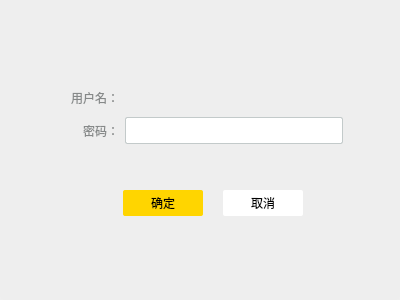
<?xml version="1.0" encoding="UTF-8"?>
<ui version="4.0">
 <class>unlockWgt</class>
 <widget class="QWidget" name="unlockWgt">
  <property name="geometry">
   <rect>
    <x>0</x>
    <y>0</y>
    <width>400</width>
    <height>300</height>
   </rect>
  </property>
  <property name="windowTitle">
   <string>Form</string>
  </property>
  <property name="styleSheet">
   <string notr="true">QLabel{
font:12px &quot;微软雅黑&quot;;
}
QPushButton{
font:12px &quot;微软雅黑&quot;;
}</string>
  </property>
  <layout class="QHBoxLayout" name="horizontalLayout">
   <property name="spacing">
    <number>0</number>
   </property>
   <property name="leftMargin">
    <number>0</number>
   </property>
   <property name="topMargin">
    <number>0</number>
   </property>
   <property name="rightMargin">
    <number>0</number>
   </property>
   <property name="bottomMargin">
    <number>0</number>
   </property>
   <item>
    <widget class="QWidget" name="widget" native="true">
     <property name="styleSheet">
      <string notr="true">#widget{
background:#eeeeee;
border-bottom-left-radius:4px;
border-bottom-right-radius:4px;
}</string>
     </property>
     <layout class="QGridLayout" name="gridLayout">
      <item row="2" column="2">
       <spacer name="horizontalSpacer_2">
        <property name="orientation">
         <enum>Qt::Horizontal</enum>
        </property>
        <property name="sizeHint" stdset="0">
         <size>
          <width>40</width>
          <height>20</height>
         </size>
        </property>
       </spacer>
      </item>
      <item row="2" column="0">
       <spacer name="horizontalSpacer">
        <property name="orientation">
         <enum>Qt::Horizontal</enum>
        </property>
        <property name="sizeHint" stdset="0">
         <size>
          <width>40</width>
          <height>20</height>
         </size>
        </property>
       </spacer>
      </item>
      <item row="2" column="1">
       <layout class="QHBoxLayout" name="horizontalLayout_3">
        <property name="spacing">
         <number>6</number>
        </property>
        <item>
         <widget class="QLabel" name="passwdLabel">
          <property name="minimumSize">
           <size>
            <width>55</width>
            <height>0</height>
           </size>
          </property>
          <property name="styleSheet">
           <string notr="true">
font-size:12px;
color:#868989;
line-height:12px;
text-align:right;</string>
          </property>
          <property name="text">
           <string>密码：</string>
          </property>
          <property name="alignment">
           <set>Qt::AlignRight|Qt::AlignTrailing|Qt::AlignVCenter</set>
          </property>
         </widget>
        </item>
        <item>
         <widget class="QLineEdit" name="passwdLineEdit">
          <property name="minimumSize">
           <size>
            <width>218</width>
            <height>27</height>
           </size>
          </property>
          <property name="maximumSize">
           <size>
            <width>218</width>
            <height>27</height>
           </size>
          </property>
          <property name="styleSheet">
           <string notr="true">#passwdLineEdit{
background:#ffffff;
border:1px solid #c3caca;
border-radius:2px;
font-family:&quot;微软雅黑&quot;;
font-size:12px;
color:#323434;
letter-spacing:1px;
text-align:justify;
	padding-left:10px;
}
#passwdLineEdit:hover{
border:1px solid blue;
}
</string>
          </property>
         </widget>
        </item>
       </layout>
      </item>
      <item row="4" column="1">
       <spacer name="verticalSpacer_3">
        <property name="orientation">
         <enum>Qt::Vertical</enum>
        </property>
        <property name="sizeType">
         <enum>QSizePolicy::Maximum</enum>
        </property>
        <property name="sizeHint" stdset="0">
         <size>
          <width>20</width>
          <height>20</height>
         </size>
        </property>
       </spacer>
      </item>
      <item row="0" column="1">
       <spacer name="verticalSpacer">
        <property name="orientation">
         <enum>Qt::Vertical</enum>
        </property>
        <property name="sizeHint" stdset="0">
         <size>
          <width>20</width>
          <height>40</height>
         </size>
        </property>
       </spacer>
      </item>
      <item row="5" column="1">
       <layout class="QHBoxLayout" name="horizontalLayout_4">
        <property name="spacing">
         <number>0</number>
        </property>
        <item>
         <spacer name="horizontalSpacer_3">
          <property name="orientation">
           <enum>Qt::Horizontal</enum>
          </property>
          <property name="sizeType">
           <enum>QSizePolicy::Fixed</enum>
          </property>
          <property name="sizeHint" stdset="0">
           <size>
            <width>65</width>
            <height>20</height>
           </size>
          </property>
         </spacer>
        </item>
        <item>
         <widget class="QPushButton" name="confirmBtn">
          <property name="minimumSize">
           <size>
            <width>80</width>
            <height>26</height>
           </size>
          </property>
          <property name="maximumSize">
           <size>
            <width>80</width>
            <height>26</height>
           </size>
          </property>
          <property name="styleSheet">
           <string notr="true">#confirmBtn{
background:#ffd500;
border-radius:2px;
}
#confirmBtn:pressed{
margin:1px;
}
</string>
          </property>
          <property name="text">
           <string>确定</string>
          </property>
         </widget>
        </item>
        <item>
         <spacer name="horizontalSpacer_5">
          <property name="orientation">
           <enum>Qt::Horizontal</enum>
          </property>
          <property name="sizeType">
           <enum>QSizePolicy::Fixed</enum>
          </property>
          <property name="sizeHint" stdset="0">
           <size>
            <width>20</width>
            <height>20</height>
           </size>
          </property>
         </spacer>
        </item>
        <item>
         <widget class="QPushButton" name="cancelBtn">
          <property name="minimumSize">
           <size>
            <width>80</width>
            <height>26</height>
           </size>
          </property>
          <property name="maximumSize">
           <size>
            <width>80</width>
            <height>26</height>
           </size>
          </property>
          <property name="styleSheet">
           <string notr="true">#cancelBtn{
background:#ffffff;
border-radius:2px;
}
#cancelBtn:pressed{
margin:1px;
}</string>
          </property>
          <property name="text">
           <string>取消</string>
          </property>
         </widget>
        </item>
        <item>
         <spacer name="horizontalSpacer_4">
          <property name="orientation">
           <enum>Qt::Horizontal</enum>
          </property>
          <property name="sizeHint" stdset="0">
           <size>
            <width>40</width>
            <height>20</height>
           </size>
          </property>
         </spacer>
        </item>
       </layout>
      </item>
      <item row="1" column="1">
       <layout class="QHBoxLayout" name="horizontalLayout_2">
        <property name="spacing">
         <number>6</number>
        </property>
        <item>
         <widget class="QLabel" name="usernameLabel">
          <property name="minimumSize">
           <size>
            <width>55</width>
            <height>0</height>
           </size>
          </property>
          <property name="styleSheet">
           <string notr="true">
font-size:12px;
color:#868989;
line-height:12px;
text-align:right;</string>
          </property>
          <property name="text">
           <string>用户名：</string>
          </property>
          <property name="alignment">
           <set>Qt::AlignRight|Qt::AlignTrailing|Qt::AlignVCenter</set>
          </property>
         </widget>
        </item>
        <item>
         <widget class="QLabel" name="usernameHintLabel">
          <property name="minimumSize">
           <size>
            <width>218</width>
            <height>27</height>
           </size>
          </property>
          <property name="maximumSize">
           <size>
            <width>218</width>
            <height>27</height>
           </size>
          </property>
          <property name="styleSheet">
           <string notr="true">padding-left:10px;
font-family:&quot;微软雅黑&quot;;
font-size:12px;
color:#323434;
letter-spacing:1px;
text-align:justify;</string>
          </property>
          <property name="text">
           <string/>
          </property>
         </widget>
        </item>
       </layout>
      </item>
      <item row="6" column="1">
       <spacer name="verticalSpacer_2">
        <property name="orientation">
         <enum>Qt::Vertical</enum>
        </property>
        <property name="sizeHint" stdset="0">
         <size>
          <width>20</width>
          <height>40</height>
         </size>
        </property>
       </spacer>
      </item>
      <item row="3" column="1">
       <widget class="QLabel" name="hintLabel">
        <property name="styleSheet">
         <string notr="true">#hintLabel{
color: rgb(255, 0, 0);
padding-left:65px;
}</string>
        </property>
        <property name="text">
         <string/>
        </property>
       </widget>
      </item>
     </layout>
    </widget>
   </item>
  </layout>
 </widget>
 <resources/>
 <connections/>
</ui>
